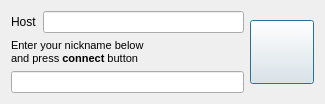
<?xml version="1.0" encoding="UTF-8"?>
<ui version="4.0">
 <class>CConnect</class>
 <widget class="QDialog" name="CConnect">
  <property name="geometry">
   <rect>
    <x>0</x>
    <y>0</y>
    <width>325</width>
    <height>100</height>
   </rect>
  </property>
  <property name="maximumSize">
   <size>
    <width>2048</width>
    <height>100</height>
   </size>
  </property>
  <property name="windowTitle">
   <string>Connect to remote host</string>
  </property>
  <property name="windowIcon">
   <iconset resource="images.qrc">
    <normaloff>:/images/network.png</normaloff>:/images/network.png</iconset>
  </property>
  <layout class="QHBoxLayout" name="horizontalLayout_2">
   <item>
    <layout class="QVBoxLayout" name="verticalLayout">
     <item>
      <layout class="QHBoxLayout" name="horizontalLayout">
       <item>
        <widget class="QLabel" name="label_2">
         <property name="text">
          <string>Host</string>
         </property>
        </widget>
       </item>
       <item>
        <widget class="QLineEdit" name="host"/>
       </item>
      </layout>
     </item>
     <item>
      <widget class="QLabel" name="label">
       <property name="text">
        <string>&lt;!DOCTYPE HTML PUBLIC &quot;-//W3C//DTD HTML 4.0//EN&quot; &quot;http://www.w3.org/TR/REC-html40/strict.dtd&quot;&gt;
&lt;html&gt;&lt;head&gt;&lt;meta name=&quot;qrichtext&quot; content=&quot;1&quot; /&gt;&lt;style type=&quot;text/css&quot;&gt;
p, li { white-space: pre-wrap; }
&lt;/style&gt;&lt;/head&gt;&lt;body style=&quot; font-family:'MS Shell Dlg 2'; font-size:8.25pt; font-weight:400; font-style:normal;&quot;&gt;
&lt;p style=&quot; margin-top:0px; margin-bottom:0px; margin-left:0px; margin-right:0px; -qt-block-indent:0; text-indent:0px;&quot;&gt;&lt;span style=&quot; font-size:8pt;&quot;&gt;Enter your nickname below&lt;/span&gt;&lt;/p&gt;
&lt;p style=&quot; margin-top:0px; margin-bottom:0px; margin-left:0px; margin-right:0px; -qt-block-indent:0; text-indent:0px;&quot;&gt;&lt;span style=&quot; font-size:8pt;&quot;&gt;and press &lt;/span&gt;&lt;span style=&quot; font-size:8pt; font-weight:600;&quot;&gt;connect&lt;/span&gt;&lt;span style=&quot; font-size:8pt;&quot;&gt; button&lt;/span&gt;&lt;/p&gt;&lt;/body&gt;&lt;/html&gt;</string>
       </property>
      </widget>
     </item>
     <item>
      <widget class="QLineEdit" name="nickname"/>
     </item>
    </layout>
   </item>
   <item>
    <widget class="QPushButton" name="connect">
     <property name="minimumSize">
      <size>
       <width>64</width>
       <height>64</height>
      </size>
     </property>
     <property name="text">
      <string/>
     </property>
     <property name="icon">
      <iconset resource="images.qrc">
       <normaloff>:/images/network.png</normaloff>:/images/network.png</iconset>
     </property>
     <property name="iconSize">
      <size>
       <width>64</width>
       <height>64</height>
      </size>
     </property>
    </widget>
   </item>
  </layout>
 </widget>
 <resources>
  <include location="images.qrc"/>
 </resources>
 <connections/>
</ui>
